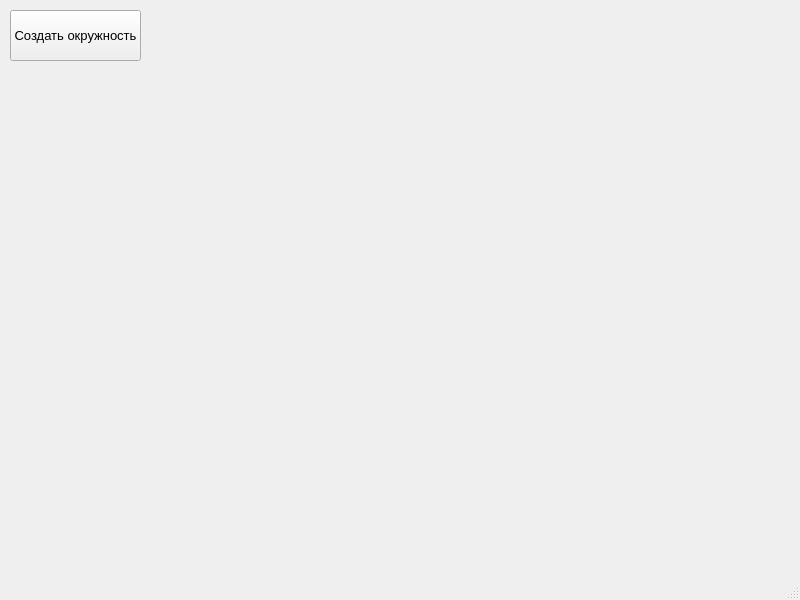
<?xml version="1.0" encoding="UTF-8"?>
<ui version="4.0">
 <class>MainWindow</class>
 <widget class="QMainWindow" name="MainWindow">
  <property name="geometry">
   <rect>
    <x>0</x>
    <y>0</y>
    <width>800</width>
    <height>600</height>
   </rect>
  </property>
  <property name="windowTitle">
   <string>MainWindow</string>
  </property>
  <widget class="QWidget" name="centralwidget">
   <widget class="QPushButton" name="btn">
    <property name="geometry">
     <rect>
      <x>10</x>
      <y>10</y>
      <width>131</width>
      <height>51</height>
     </rect>
    </property>
    <property name="font">
     <font>
      <pointsize>10</pointsize>
     </font>
    </property>
    <property name="text">
     <string>Создать окружность</string>
    </property>
   </widget>
  </widget>
  <widget class="QMenuBar" name="menubar">
   <property name="geometry">
    <rect>
     <x>0</x>
     <y>0</y>
     <width>800</width>
     <height>21</height>
    </rect>
   </property>
  </widget>
  <widget class="QStatusBar" name="statusbar"/>
 </widget>
 <resources/>
 <connections/>
</ui>
